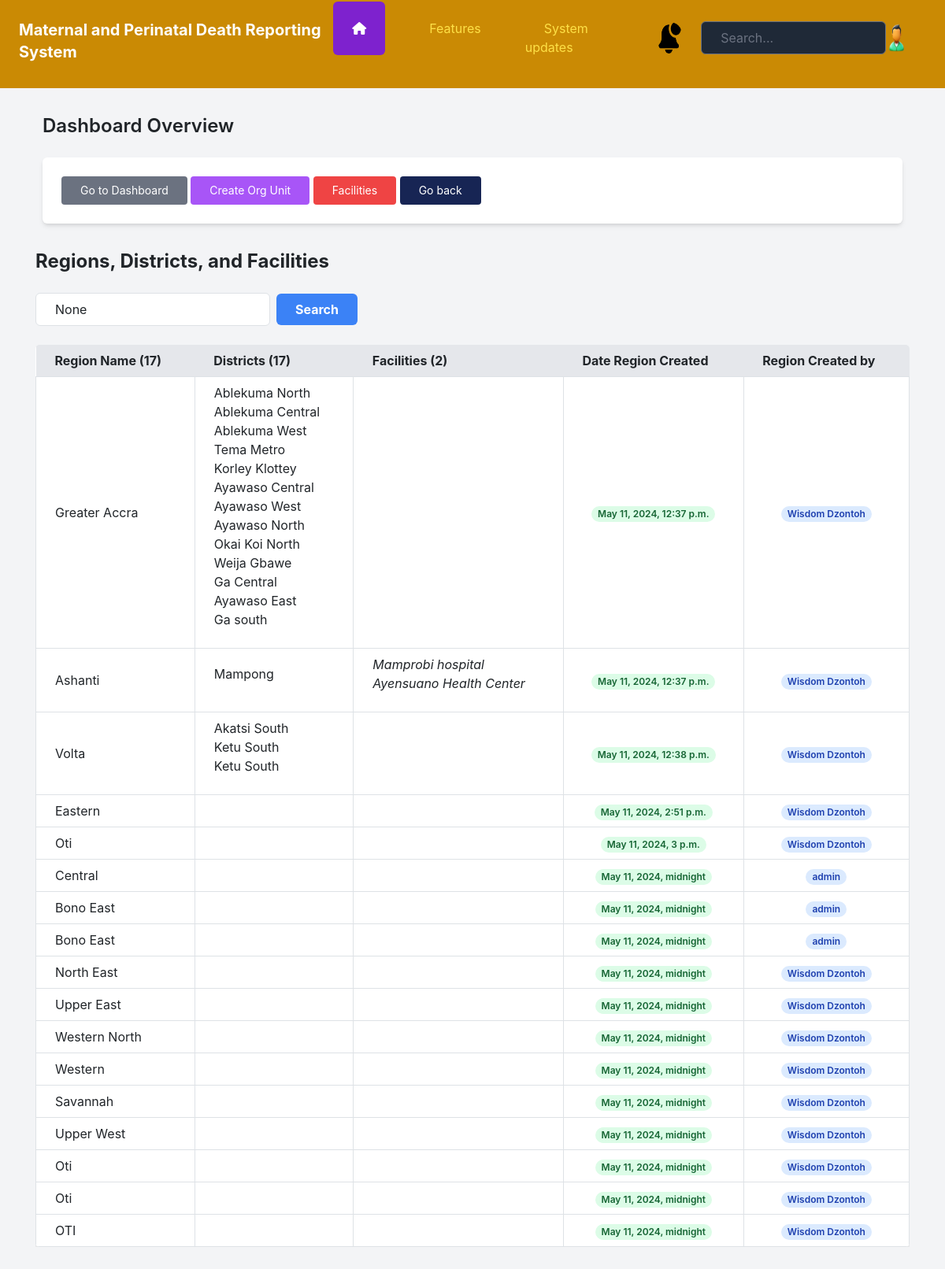
Before: /facility_creation (signed in) with the older database file.
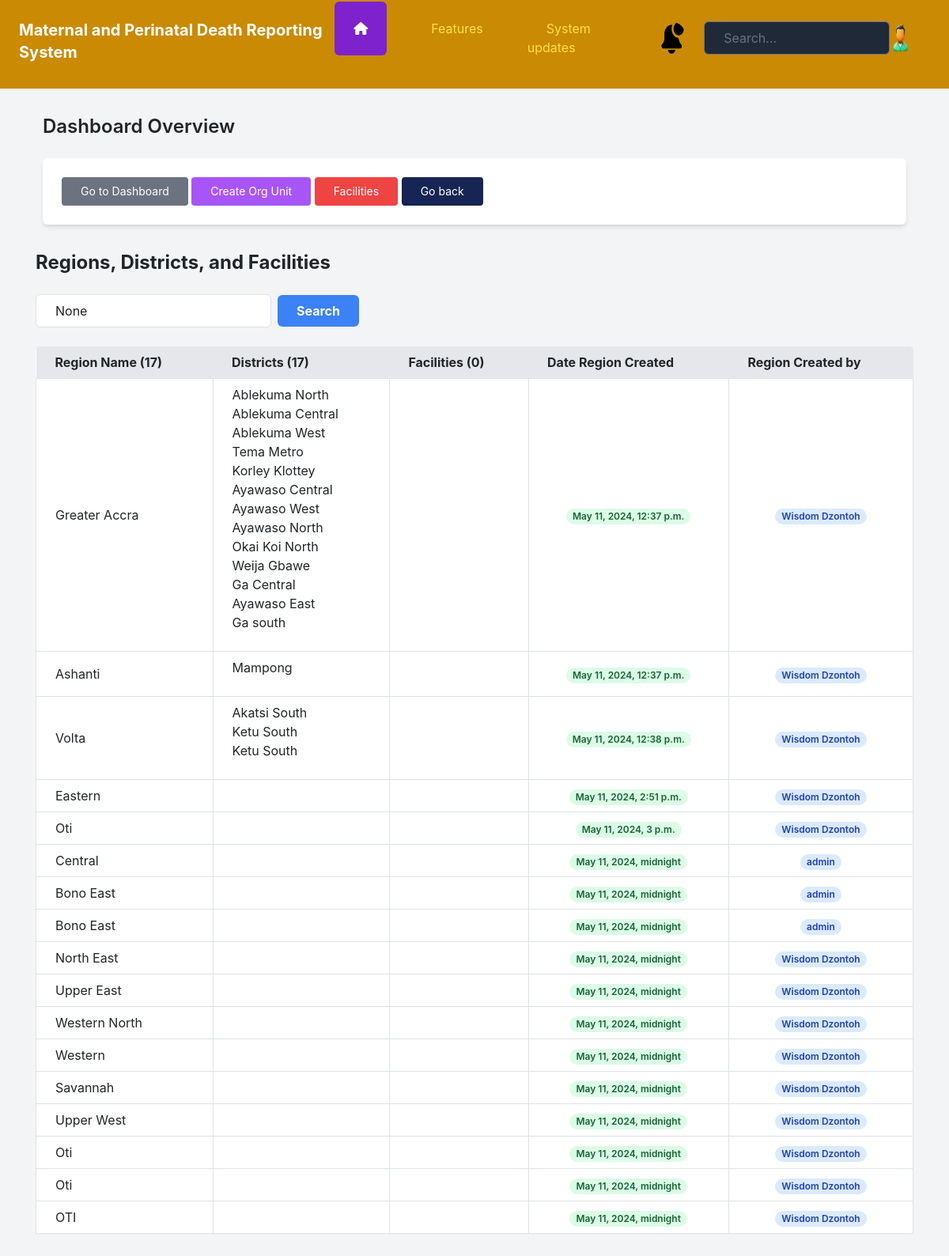
After: the same page with the newer database file.
### facility_creation/models.py (models this page shows, shortened)
class Region(models.Model):
    region_name = models.CharField(max_length=100)
    region_code = models.CharField(max_length=100)
    date_created = models.DateTimeField(default=timezone.now)
    created_by = models.CharField(max_length=100, null=True)

class District(models.Model):
    district_region = models.ForeignKey(Region, on_delete=models.PROTECT)
    district_name = models.CharField(max_length=100)
    district_code = models.CharField(max_length=100)
    created_by = models.CharField(max_length=100, null=True)
    date_created = models.DateTimeField(default=timezone.now)

class Facility(models.Model):
    facility_region = models.ForeignKey(Region, on_delete=models.PROTECT)
    facility_district = models.ForeignKey(District, on_delete=models.PROTECT)
    facility_name = models.CharField(max_length=100)
    facility_code = models.CharField(max_length=100)
    created_by = models.CharField(max_length=100, null=True)
    date_created = models.DateTimeField(default=timezone.now)

### facility_creation/views.py (the view)
# urls.py: path('facility_creation', views.index, name="facility_creation"),  # Adjusted URL pattern
@login_required(login_url="authentication:my-login")
def index(request):
    query = request.GET.get('q')
    regions = Region.objects.prefetch_related('district_set__facility_set').all()
    districts = District.objects.prefetch_related('facility_set').all()
    facilities = Facility.objects.all()
    total_facilities = Facility.objects.count()
    total_districts = District.objects.count()
    total_regions = Region.objects.count()
    if query:
        regions = regions.filter(region_name__icontains=query)
        districts = districts.filter(district_name__icontains=query)
        facilities = facilities.filter(facility_name__icontains=query)
    context = {
        'regions': regions,
        'districts': districts,
        'facilities': facilities,
        'query': query,
        "total_districts": total_districts,
        "total_facilities": total_facilities,
        "total_regions": total_regions,
    }
    return render(request, 'facility_creation/index.html', context)

### templates/facility_creation/index.html
{% extends 'authentication/dashboard_base.html' %} {% block body %}
    <div class="container mx-auto mt-8 px-4">
        <h2 class="text-2xl font-semibold mb-4">Dashboard Overview</h2>
    <div
    class="bg-white p-4 rounded-md shadow-md flex items-center justify-between hover:bg-gray-100"
  >
    <div>
      <a
        class="bg-gray-500 inline-block px-4 py-2 text-sm text-white rounded"
        href="{% url 'dashboard' %}"
        >Go to Dashboard</a
      >
      <a
        class="bg-purple-500 inline-block px-4 py-2 text-sm text-white rounded"
        href="{% url 'add_region' %}"
        >Create Org Unit</a
      >
      <a
        class="bg-red-500 inline-block px-4 py-2 text-sm text-white rounded"
        href="{% url 'view-all-facilities' %}"
        >Facilities</a
      >
      <a
        class="bg-blue-950 inline-block px-4 py-2 text-sm text-white rounded"
        href="{{ request.META.HTTP_REFERER }}"
        >Go back</a
      >
    </div>
  </div>
  </div>
  <div class="container mx-auto py-8">
    <h1 class="text-2xl font-bold mb-4">Regions, Districts, and Facilities</h1>
    <div class="mb-4">
        <form method="GET" class="flex items-center">
            <input type="text" name="q" placeholder="Search regions, districts, and facilities..." value="{{ query }}"
                class="border border-gray-300 rounded-md py-2 px-4 mr-2 focus:outline-none focus:border-blue-500">
            <button type="submit"
                class="bg-blue-500 hover:bg-blue-600 text-white font-bold py-2 px-4 rounded-md focus:outline-none focus:bg-blue-600">
                Search
            </button>
        </form>
      </div>
    <div class="overflow-x-auto">
      <table class="w-full bg-white shadow-md rounded-lg overflow-hidden">
        <thead class="bg-gray-200">
          <tr>
            <th class="px-4 py-2">Region Name ({{ total_regions }})</th>
            <th class="px-4 py-2">Districts ({{ total_districts }})</th>
            <th class="px-4 py-2">Facilities ({{ total_facilities }})</th>
            <th class="px-4 py-2">Date Region Created</th>
            <th class="px-4 py-2">Region Created by</th>
          </tr>
        </thead>
        <tbody>
          {% for region in regions %}
          <tr>
            <td class="border px-4 py-2">{{ region.region_name }}</td>
            <td class="border px-4 py-2">
              <ul>
                {% for district in region.district_set.all %}
                <li>{{ district.district_name }}</li>
                {% endfor %}
              </ul>
            </td>
            <td class="border px-4 py-2">
              <ul>
                {% for district in region.district_set.all %}
                <i> {% for facility in district.facility_set.all %}<i>
                <li>{{ facility.facility_name }}</li>
                {% endfor %} {% endfor %}
              </ul>
            </td>
            <td class="border px-4 py-2 text-center"><span
              class="px-2 inline-flex text-xs leading-5 font-semibold rounded-full bg-green-100 text-green-800"
              >{{ region.date_created }}</span></td>
            <td class="border px-4 py-2 text-center"><span
              class="px-2 inline-flex text-xs leading-5 font-semibold rounded-full bg-blue-100 text-blue-800"
              > {{ region.created_by }}</span></td>
          </tr>
          {% endfor %}
        </tbody>
      </table>
    </div>
  </div>
</body>
{% endblock %}

Changed rows visible on the page:
removed Facility: facility_name "Mamprobi hospital", shown under District "Mampong"
removed Facility: facility_name "Ayensuano Health Center", shown under District "Mampong"
Other visible differences:
{{ total_facilities }}: "2" → "0"
